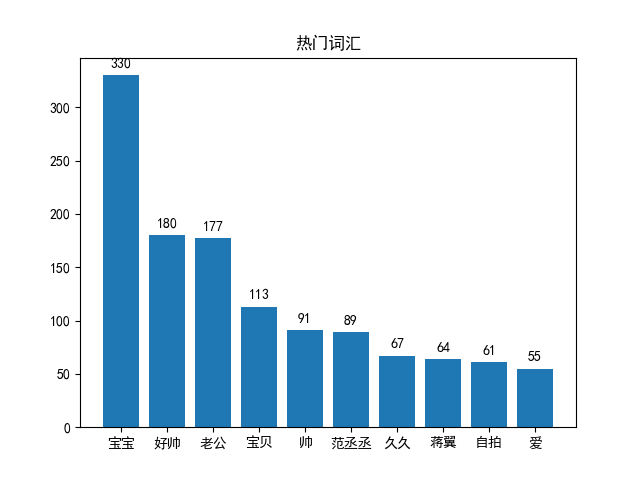

This figure's Python source:
import matplotlib.pyplot as plt
from cloud import Cloud
from collections import Counter

class Graph:
    def __init__(self, stop_file, comments_file, output):
        self.stop_file = stop_file
        self.comments_file = comments_file
        self.output = output

    def generate_graph(self, title, count=10):
        print("Generating graph...")
        my_cloud = Cloud(self.stop_file, self.comments_file)

        words = my_cloud.select_word()
        word_count = Counter(words)

        top_words = dict(word_count.most_common(count))

        word_keys = list(top_words.keys())
        word_values = list(top_words.values())

        plt.rcParams["font.family"] = ["SimHei"]
        plt.title(title)
        plt.bar(range(len(top_words)), word_values, tick_label=word_keys)

        # Adding word labels on top of each bar
        for index, value in enumerate(word_values):
            plt.text(index, value + 5, str(value), ha='center', va='bottom', fontweight='bold')

        plt.savefig(self.output)

        return("Generated graph.")















